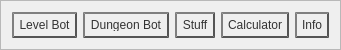
     <widget class="QFrame" name="frame">
      <property name="minimumSize">
       <size>
        <width>0</width>
        <height>50</height>
       </size>
      </property>
      <property name="maximumSize">
       <size>
        <width>16777215</width>
        <height>50</height>
       </size>
      </property>
      <property name="styleSheet">
       <string notr="true">QPushButton{
    color: #333;
    border: 2px solid #555;
    border-style: outset;
    background: qradialgradient(
        cx: 0.3, cy: -0.4, fx: 0.3, fy: -0.4,
        radius: 1.35, stop: 0 #fff, stop: 1 #888
        );
    padding: 5px;
	font: 9pt &quot;Comic Sans MS&quot;;
}
QPushButton:hover {
    background: qradialgradient(
        cx: 0.3, cy: -0.4, fx: 0.3, fy: -0.4,
        radius: 1.35, stop: 0 #fff, stop: 1 #bbb
        );
    }

QPushButton:pressed {
    border-style: inset;
    background: qradialgradient(
        cx: 0.4, cy: -0.1, fx: 0.4, fy: -0.1,
        radius: 1.35, stop: 0 #fff, stop: 1 #ddd
        );
    }
</string>
      </property>
      <property name="frameShape">
       <enum>QFrame::StyledPanel</enum>
      </property>
      <property name="frameShadow">
       <enum>QFrame::Raised</enum>
      </property>
      <layout class="QHBoxLayout" name="horizontalLayout">
       <item>
        <widget class="QPushButton" name="level_Btn">
         <property name="styleSheet">
          <string notr="true"/>
         </property>
         <property name="text">
          <string>Level Bot</string>
         </property>
        </widget>
       </item>
       <item>
        <widget class="QPushButton" name="dungeon_Btn">
         <property name="styleSheet">
          <string notr="true"/>
         </property>
         <property name="text">
          <string>Dungeon Bot</string>
         </property>
        </widget>
       </item>
       <item>
        <widget class="QPushButton" name="auto_Btn">
         <property name="styleSheet">
          <string notr="true"/>
         </property>
         <property name="text">
          <string>Stuff</string>
         </property>
        </widget>
       </item>
       <item>
        <widget class="QPushButton" name="cal_Btn">
         <property name="styleSheet">
          <string notr="true"/>
         </property>
         <property name="text">
          <string>Calculator</string>
         </property>
        </widget>
       </item>
       <item>
        <widget class="QPushButton" name="info_Btn">
         <property name="styleSheet">
          <string notr="true"/>
         </property>
         <property name="text">
          <string>Info</string>
         </property>
        </widget>
       </item>
      </layout>
     </widget>
